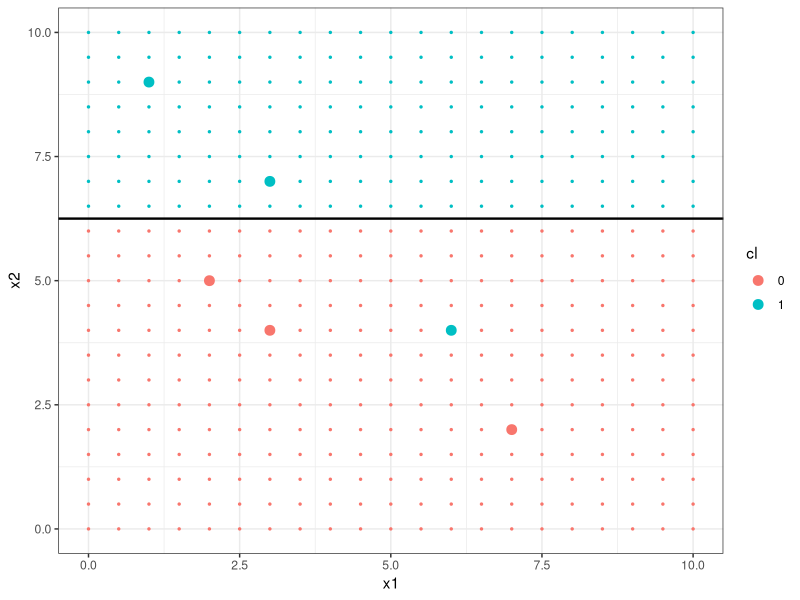

Source code (R):
### Chapter 2 Statistical Learning

### pp. 39-42 Classification, KNN
library(tidyverse)
### observations, 0<=x1<=10, 0<=x2<=10
x1 <- c(2,3,1,7,3,6)
x2 <- c(5,7,9,2,4,4)
classifier <- as.factor(c(0,1,1,0,0,1))
obs_df <- data.frame(x1=x1,x2=x2,cl=classifier)
### arbitrary f_hat, a horizontal line
f_hat <- function(x){
    return(6.25)
}
### calculate y_hat
obs_df <- obs_df %>%
    mutate(y_hat=ifelse(x2>f_hat(x1),1,0))
### training error rate
sum(as.numeric(obs_df$cl)!=obs_df$y_hat)/length(obs_df$x1)

grid_x1 <- seq(from=0, to=10, by=0.5)
grid_x2 <- seq(from=0, to=10, by=0.5)
points_grid <- as.matrix(expand.grid(grid_x1, grid_x2))
grid_df <- data.frame(gx1=points_grid[,1], gx2=points_grid[,2])
grid_df <- grid_df %>%
    mutate(gcl=as.factor(ifelse(gx2>f_hat(gx1),1,0)))

obs_df %>% ggplot(aes(x=x1, y=x2, color=cl)) +
    geom_point(data=grid_df,
               aes(x=gx1, y=gx2, color=gcl), size=0.5) +
    geom_point(size=3) +
    geom_abline(intercept=6.25, slope=0, color="black", size=0.8) +
    theme_bw()
